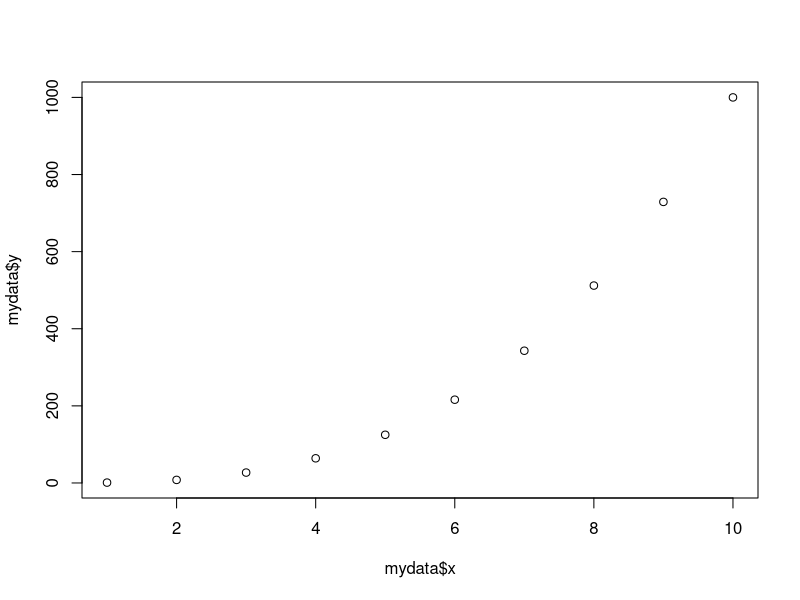

Source code (R):
## ---- chunk 1
mydata <- data.frame(
  x = 1:10,
  y = (1:10)^3
)
## ---- chunk 2
plot(mydata$x, mydata$y)
## ---- chunk 3
mean(mydata$y)
## ---- chunk 4
mydata <- data.frame(
  x = 1:10,
  y = (1:10)^3+4
)
